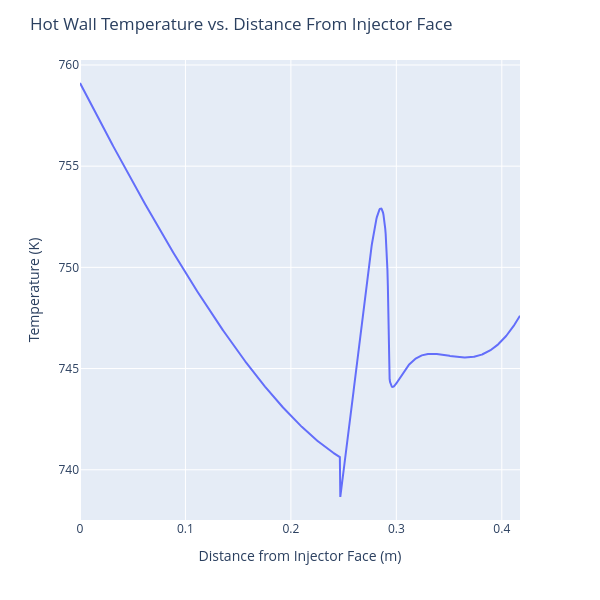
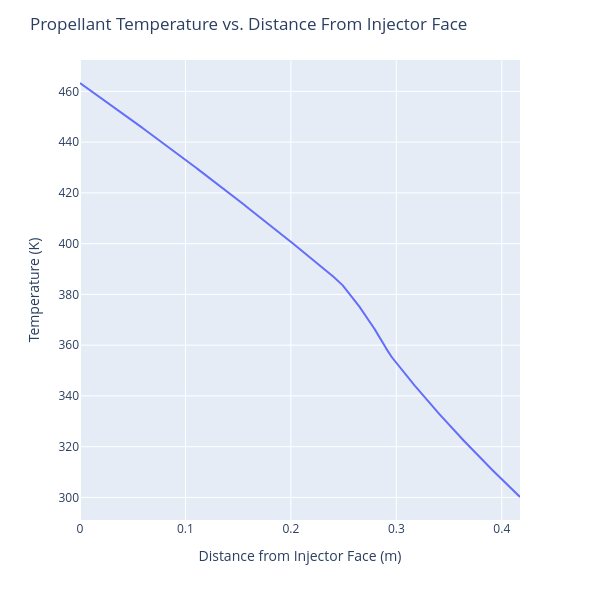
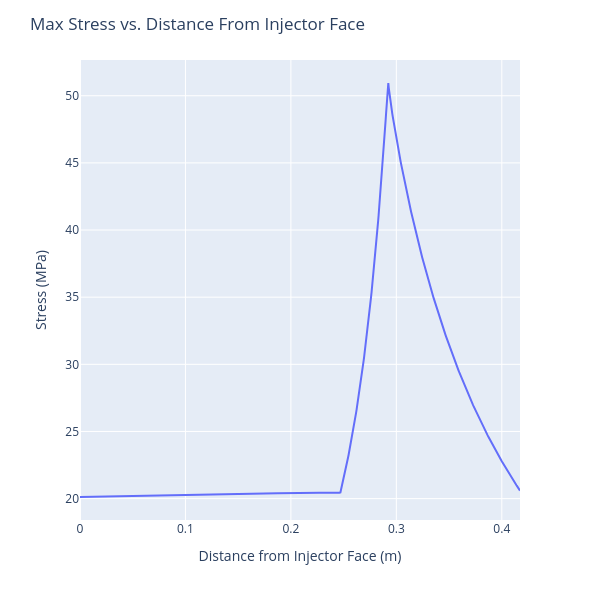
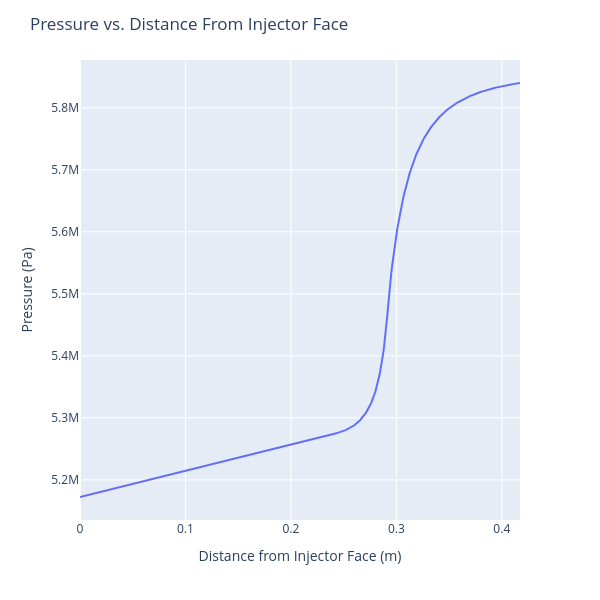

The code cell stored with these charts, in order, in its notebook:
### Code cell
#Test Runs

#Bartz_Iterator(T_c = T_c, T_p = 330, Ma = 0, A = A, h_p = 17435.70437, k_w = 380, t_w = 0.0007)

#Engine_Contour(L = 0.197256, x_c = 0.106230, x_t = 0.132530, x_e = 0.197256, D_c = 0.085725, D_t = 0.028956, D_e = 0.061760, n = 1000)

Regen(Ch_max=None, Ch_min=None, Ch_exit=None
      , Rib_max=0.004, Rib_min=0.0035, Rib_exit=0.002
      , H_max=0.002, H_min=0.0015, H_exit=0.002
      , L_ch=0.417256, n=1000, n_ch=80, P_p0=5.84e6, T_p0=300,t_w=0.0007, Material="Aluminum", flow=1, Info = 1)

### Figure 1 — Plotly figure (JSON) as saved in the notebook; plotly's stock layout.template omitted (floating-point values rounded to 4 significant figures; data arrays with more than 128 entries replaced by an {"elided": "..."} marker saying what was removed)
{"data": [{"hovertemplate": "x=%{x}<br>T=%{y}<extra></extra>", "legendgroup": "", "line": {"color": "#636efa", "dash": "solid"}, "marker": {"symbol": "circle"}, "mode": "lines", "name": "", "orientation": "v", "showlegend": false, "type": "scatter", "x": {"elided": "1000 float values"}, "xaxis": "x", "y": {"elided": "1000 float values"}, "yaxis": "y"}], "layout": {"height": 600, "legend": {"tracegroupgap": 0}, "margin": {"t": 60}, "title": {"text": "Hot Wall Temperature vs. Distance From Injector Face"}, "width": 600, "xaxis": {"anchor": "y", "domain": [0, 1], "title": {"text": "Distance from Injector Face (m)"}}, "yaxis": {"anchor": "x", "domain": [0, 1], "title": {"text": "Temperature (K)"}}}}

### Figure 2 — Plotly figure (JSON) as saved in the notebook; plotly's stock layout.template omitted (floating-point values rounded to 4 significant figures; data arrays with more than 128 entries replaced by an {"elided": "..."} marker saying what was removed)
{"data": [{"hovertemplate": "x=%{x}<br>T=%{y}<extra></extra>", "legendgroup": "", "line": {"color": "#636efa", "dash": "solid"}, "marker": {"symbol": "circle"}, "mode": "lines", "name": "", "orientation": "v", "showlegend": false, "type": "scatter", "x": {"elided": "1000 float values"}, "xaxis": "x", "y": {"elided": "1000 float values"}, "yaxis": "y"}], "layout": {"height": 600, "legend": {"tracegroupgap": 0}, "margin": {"t": 60}, "title": {"text": "Propellant Temperature vs. Distance From Injector Face"}, "width": 600, "xaxis": {"anchor": "y", "domain": [0, 1], "title": {"text": "Distance from Injector Face (m)"}}, "yaxis": {"anchor": "x", "domain": [0, 1], "title": {"text": "Temperature (K)"}}}}

### Figure 3 — Plotly figure (JSON) as saved in the notebook; plotly's stock layout.template omitted (floating-point values rounded to 4 significant figures; data arrays with more than 128 entries replaced by an {"elided": "..."} marker saying what was removed)
{"data": [{"hovertemplate": "x=%{x}<br>T=%{y}<extra></extra>", "legendgroup": "", "line": {"color": "#636efa", "dash": "solid"}, "marker": {"symbol": "circle"}, "mode": "lines", "name": "", "orientation": "v", "showlegend": false, "type": "scatter", "x": {"elided": "1000 float values"}, "xaxis": "x", "y": {"elided": "1000 float values"}, "yaxis": "y"}], "layout": {"height": 600, "legend": {"tracegroupgap": 0}, "margin": {"t": 60}, "title": {"text": "Max Stress vs. Distance From Injector Face"}, "width": 600, "xaxis": {"anchor": "y", "domain": [0, 1], "title": {"text": "Distance from Injector Face (m)"}}, "yaxis": {"anchor": "x", "domain": [0, 1], "title": {"text": "Stress (MPa)"}}}}

### Figure 4 — Plotly figure (JSON) as saved in the notebook; plotly's stock layout.template omitted (floating-point values rounded to 4 significant figures; data arrays with more than 128 entries replaced by an {"elided": "..."} marker saying what was removed)
{"data": [{"hovertemplate": "x=%{x}<br>T=%{y}<extra></extra>", "legendgroup": "", "line": {"color": "#636efa", "dash": "solid"}, "marker": {"symbol": "circle"}, "mode": "lines", "name": "", "orientation": "v", "showlegend": false, "type": "scatter", "x": {"elided": "1000 float values"}, "xaxis": "x", "y": {"elided": "1000 float values"}, "yaxis": "y"}], "layout": {"height": 600, "legend": {"tracegroupgap": 0}, "margin": {"t": 60}, "title": {"text": "Pressure vs. Distance From Injector Face"}, "width": 600, "xaxis": {"anchor": "y", "domain": [0, 1], "title": {"text": "Distance from Injector Face (m)"}}, "yaxis": {"anchor": "x", "domain": [0, 1], "title": {"text": "Pressure (Pa)"}}}}
